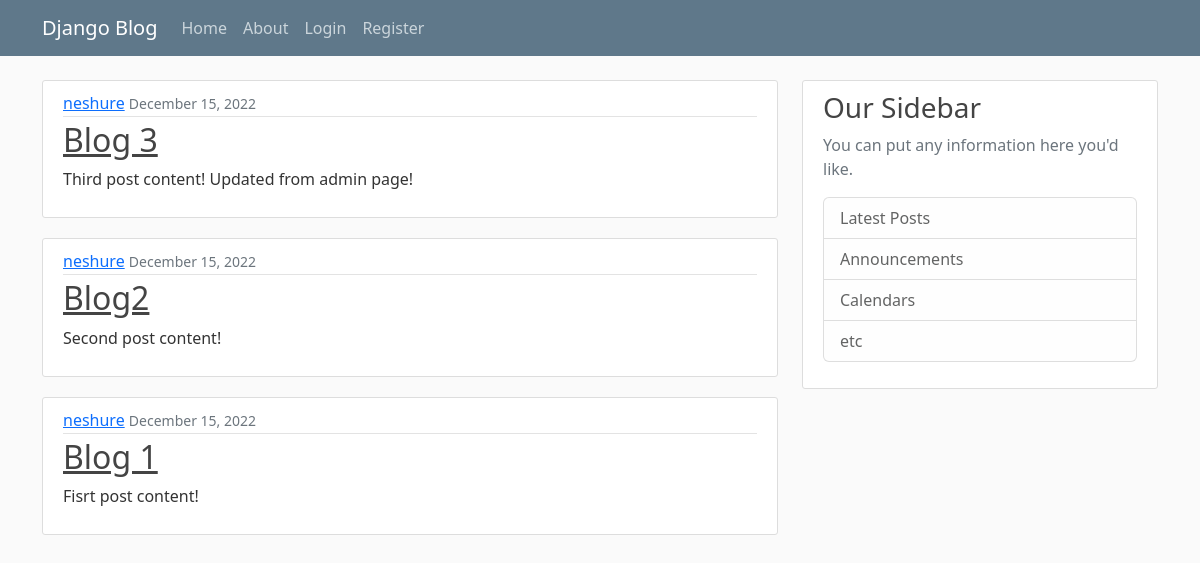
The app's page /, older data.
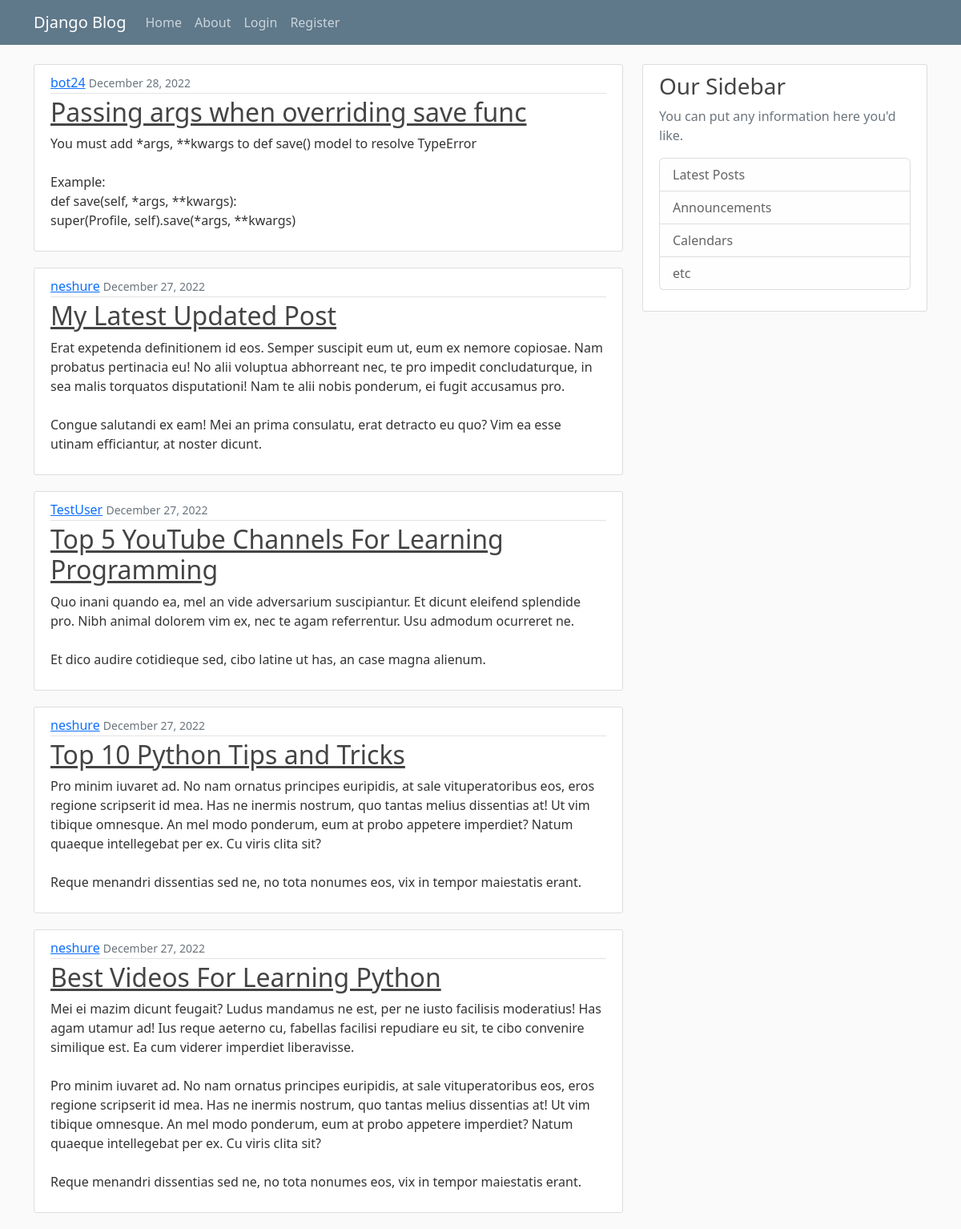
The same page, newer data.
### blog/models.py (models this page shows, shortened)
class Post(models.Model):
  title = models.CharField(max_length=100)
  content = models.TextField()
  date_posted = models.DateTimeField(default=timezone.now)
  author = models.ForeignKey(User, on_delete=models.CASCADE)

### blog/views.py (the view)
# urls.py: path('', PostListView.as_view(), name ='blog-home'),
class PostListView(ListView):
  model = Post
  template_name = "blog/home.html"
  context_object_name = 'posts' # Tells ListView what variable to loop over
  ordering = ['-date_posted']
  paginate_by = 5 #Allows user to see post by pages

### blog/templates/blog/home.html
{% extends 'blog/layout.html' %} {% block content %} {% for post in posts %}
<article class="media content-section">
  <div class="media-body">
    <div class="article-metadata">
      <a class="mr-2" href="#">{{ post.author }}</a>
      <small class="text-muted">{{ post.date_posted|date:"F d, Y" }}</small>
    </div>
    <h2><a class="article-title" href="#">{{ post.title }}</a></h2>
    <p class="article-content">{{ post.content }}</p>
  </div>
</article>
{% endfor %} {% endblock %}

Row changes from the older to the newer data that the page shows:
no longer on this page (row unchanged): Post: author "neshure", date_posted "December 15, 2022", title "Blog 3", content "Third post content! Updated from admin page!"
no longer on this page (row unchanged): Post: author "neshure", date_posted "December 15, 2022", title "Blog2", content "Second post content!"
no longer on this page (row unchanged): Post: author "neshure", date_posted "December 15, 2022", title "Blog 1", content "Fisrt post content!"
added Post: author "bot24", date_posted "December 28, 2022", title "Passing args when overriding save func", content "You must add *args, **kwargs to def save() model to resolve TypeError Example: def save(self, *args, **kwargs): super(Profile, self).save(*args, **kwargs)"
added Post: author "neshure", date_posted "December 27, 2022", title "My Latest Updated Post", content "Erat expetenda definitionem id eos. Semper suscipit eum ut, eum ex nemore copiosae. Nam probatus pertinacia eu! No alii voluptua abhorreant nec, te pro impedit concludaturque, in sea malis torquatos disputationi! Nam te alii nobis ponderum, ei fugit accusamus pro. Congue salutandi ex eam! Mei an prima consulatu, erat detracto eu quo? Vim ea esse utinam efficiantur, at noster dicunt."
added Post: author "TestUser", date_posted "December 27, 2022", title "Top 5 YouTube Channels For Learning Programming", content "Quo inani quando ea, mel an vide adversarium suscipiantur. Et dicunt eleifend splendide pro. Nibh animal dolorem vim ex, nec te agam referrentur. Usu admodum ocurreret ne. Et dico audire cotidieque sed, cibo latine ut has, an case magna alienum."
added Post: author "neshure", date_posted "December 27, 2022", title "Top 10 Python Tips and Tricks", content "Pro minim iuvaret ad. No nam ornatus principes euripidis, at sale vituperatoribus eos, eros regione scripserit id mea. Has ne inermis nostrum, quo tantas melius dissentias at! Ut vim tibique omnesque. An mel modo ponderum, eum at probo appetere imperdiet? Natum quaeque intellegebat per ex. Cu viris clita sit? Reque menandri dissentias sed ne, no tota nonumes eos, vix in tempor maiestatis erant."
added Post: author "neshure", date_posted "December 27, 2022", title "Best Videos For Learning Python", content "Mei ei mazim dicunt feugait? Ludus mandamus ne est, per ne iusto facilisis moderatius! Has agam utamur ad! Ius reque aeterno cu, fabellas facilisi repudiare eu sit, te cibo convenire similique est. Ea cum viderer imperdiet liberavisse. Pro minim iuvaret ad. No nam ornatus principes euripidis, at sale vituperatoribus eos, eros regione scripserit id mea. Has ne inermis nostrum, quo tantas melius dissentias at! Ut vim tibique omnesque. An mel modo ponderum, eum at probo appetere imperdiet? Natum quaeque intellegebat per ex. Cu viris clita sit? Reque menandri dissentias sed ne, no tota nonumes eos, vix in tempor maiestatis erant."
